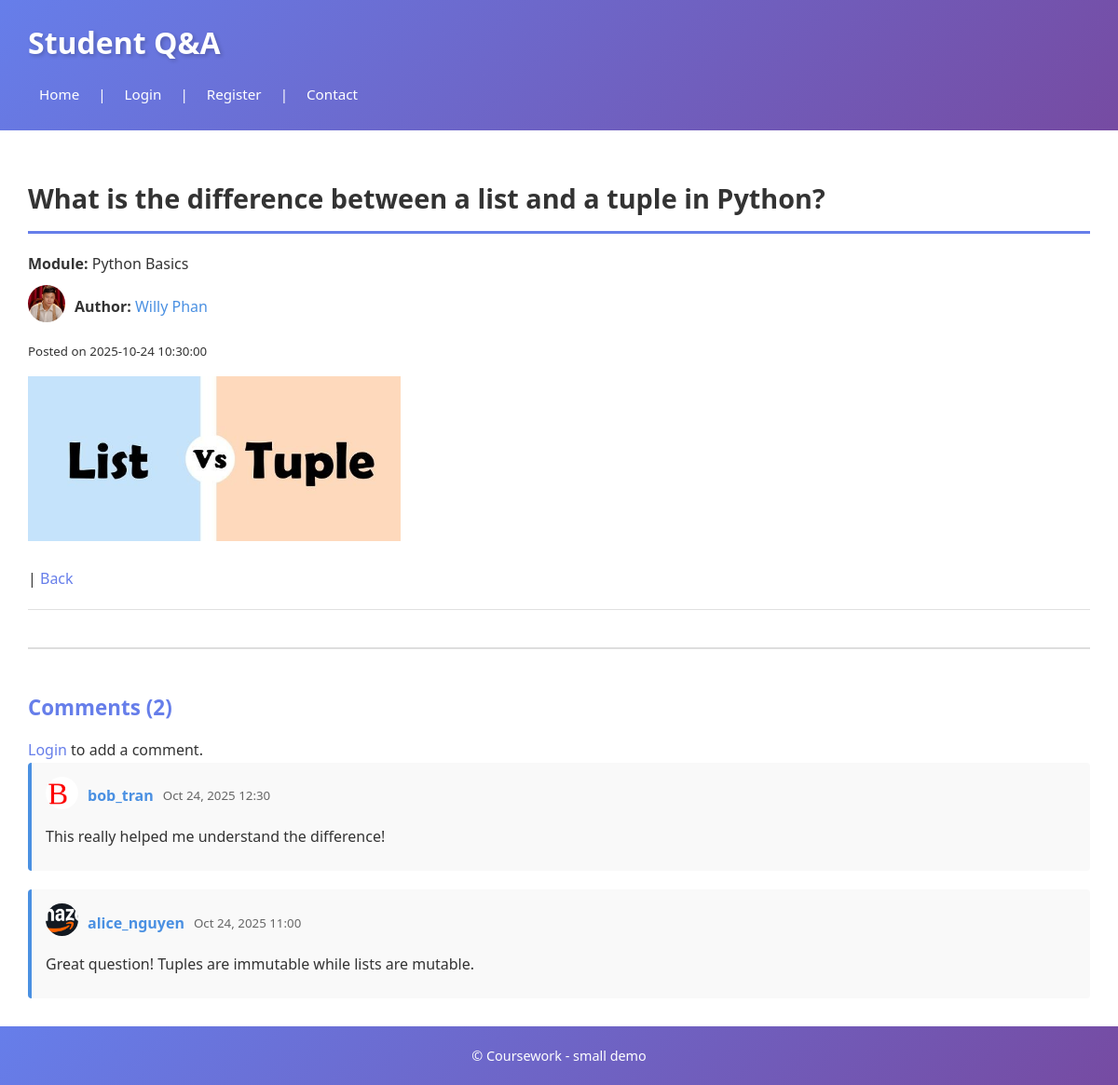
The page /question.php?id=1 on the database its author committed.
### tables this page shows
CREATE TABLE `question` (
  `id` int(11) NOT NULL,
  `text` text NOT NULL,
  `date` datetime NOT NULL,
  `userid` int(11) DEFAULT NULL,
  `moduleid` int(11) DEFAULT NULL,
  `img` varchar(255) DEFAULT NULL
);

CREATE TABLE `module` (
  `id` int(11) NOT NULL,
  `name` varchar(100) NOT NULL
);

CREATE TABLE `user` (
  `id` int(11) NOT NULL,
  `username` varchar(100) NOT NULL,
  `name` varchar(100) NOT NULL,
  `email` varchar(100) NOT NULL,
  `password` varchar(255) NOT NULL,
  `role` enum('user','admin') NOT NULL DEFAULT 'user',
  `avatar` varchar(255) DEFAULT NULL,
  `created_at` datetime NOT NULL DEFAULT current_timestamp()
);

CREATE TABLE `comment` (
  `id` int(11) NOT NULL,
  `text` text NOT NULL,
  `date` datetime NOT NULL DEFAULT current_timestamp(),
  `userid` int(11) NOT NULL,
  `questionid` int(11) NOT NULL
);

### question.php (called while the page is built, shortened)
<?php
require 'includes/DatabaseConnection.php';
require 'includes/DataBaseFunctions.php';
$question = getQuestion($pdo, $_GET['id']);
$comments = getCommentsByQuestion($pdo, $_GET['id']);
include 'templates/question_view.php';
include 'templates/layout.php';
?>

### includes/DataBaseFunctions.php (called while the page is built, shortened)
<?php
function isLoggedIn() {
    return isset($_SESSION['user']);
}
function query($pdo, $sql, $params = []) {
    $stmt = $pdo->prepare($sql);
    $stmt->execute($params);
    return $stmt;
}
function getQuestion($pdo, $id) {
    $sql = "SELECT q.*, m.name AS modulename, u.name AS name, u.username AS username, u.avatar
            FROM question q
            LEFT JOIN module m ON q.moduleid = m.id
            LEFT JOIN `user` u ON q.userid = u.id
            WHERE q.id = :id";
    return query($pdo, $sql, [':id' => $id])->fetch();
}
function getCommentsByQuestion($pdo, $questionid) {
    $sql = "SELECT c.id, c.text, c.date, c.userid, u.name AS name, u.username AS username, u.avatar
            FROM comment c
            LEFT JOIN `user` u ON c.userid = u.id
            WHERE c.questionid = :questionid
            ORDER BY c.date DESC";
    return query($pdo, $sql, [':questionid' => $questionid])->fetchAll();
}
?>

### templates/question_view.php (the view, shortened to what this page needs)
<article>
    <h2><?=htmlspecialchars($question['text'])?></h2>
    <p><strong>Module:</strong> <?=htmlspecialchars($question['modulename'] ?? 'Unassigned')?></p>
    <div style="display:flex; align-items:center; gap:10px; margin:10px 0;">
        <?php if (!empty($question['avatar'])): ?>
            <a href="profile.php?username=<?=htmlspecialchars($question['username'])?>">
                <img src="images/avatars/<?=htmlspecialchars($question['avatar'])?>"
                     style="width:40px; height:40px; border-radius:50%; object-fit:cover;"
                     alt="<?=htmlspecialchars($question['name'])?>">
            </a>
        <?php endif; ?>
        <p style="margin:0;">
            <strong>Author:</strong>
            <a href="profile.php?username=<?=htmlspecialchars($question['username'])?>" style="text-decoration:none; color:#4a90e2;">
                <?=htmlspecialchars($question['name'] ?? 'Unknown')?>
            </a>
        </p>
    </div>
    <p><small>Posted on <?=htmlspecialchars($question['date'])?></small></p>
    <?php if (!empty($question['img'])): ?>
        <div style="margin:15px 0;">
            <img src="images/questions/<?=htmlspecialchars($question['img'])?>" style="max-width:400px;" alt="">
        </div>
    <?php endif; ?>
    <p style="margin-top:20px;">
        | <a href="index.php">Back</a>
    </p>
</article>
<div style="margin-top:40px; padding-top:20px; border-top:2px solid #ddd;">
    <h3>Comments (<?=count($comments)?>)</h3>
    <?php if (!isLoggedIn()): ?>
        <p><a href="login.php">Login</a> to add a comment.</p>
    <?php else: ?>
        <div style="margin-bottom:30px; padding:15px; background:#f9f9f9; border-radius:4px;">
            <p><a href="addcomment.php?qid=<?=htmlspecialchars($question['id'])?>">Add a Comment</a></p>
        </div>
    <?php endif; ?>
    <?php if (empty($comments)): ?>
        <p>No comments yet.</p>
    <?php else: ?>
        <div style="display:flex; flex-direction:column; gap:20px;">
            <?php foreach ($comments as $c): ?>
                <div style="padding:15px; background:#f9f9f9; border-radius:4px; border-left:4px solid #4a90e2;">
                    <div style="display:flex; align-items:center; gap:10px; margin-bottom:10px;">
                        <?php if (!empty($c['avatar'])): ?>
                            <a href="profile.php?username=<?=htmlspecialchars($c['username'])?>">
                                <img src="images/avatars/<?=htmlspecialchars($c['avatar'])?>"
                                     style="width:35px; height:35px; border-radius:50%; object-fit:cover;"
                                     alt="<?=htmlspecialchars($c['username'])?>">
                            </a>
                        <?php endif; ?>
                        <strong>
                            <a href="profile.php?username=<?=htmlspecialchars($c['username'])?>" style="text-decoration:none; color:#4a90e2;">
                                <?=htmlspecialchars($c['username'] ?? 'Unknown')?>
                            </a>
                        </strong>
                        <small style="color:#666;"><?=htmlspecialchars(date('M d, Y H:i', strtotime($c['date'])))?></small>
                    </div>
                    <p style="margin:10px 0; line-height:1.5;"><?=htmlspecialchars($c['text'])?></p>
                </div>
            <?php endforeach; ?>
        </div>
    <?php endif; ?>
</div>

### styles.css (style rules this page uses)
* { margin: 0; padding: 0; box-sizing: border-box; }
body { font-family: 'Segoe UI', Tahoma, Geneva, Verdana, sans-serif; color: #333; line-height: 1.6; min-height: 100vh; background: linear-gradient(135deg, #667eea 0%, #764ba2 25%, #f093fb 50%, #4facfe 75%, #00f2fe 100%); background-size: 400% 400%; animation: gradientShift 15s ease infinite; position: relative; }
img { max-width: 100%; height: auto; }
a { color: #667eea; text-decoration: none; transition: color 0.3s ease; }
h2 { margin-top: 0; color: #333; border-bottom: 3px solid #667eea; padding-bottom: 12px; margin-bottom: 20px; font-size: 1.8em; }
h3 { color: #667eea; margin-top: 25px; margin-bottom: 15px; font-size: 1.4em; }
article { border-bottom: 1px solid #e0e0e0; padding: 20px 0; }

### rows shown on the page
question: text "What is the difference between a list and a tuple in Python?", moduleid.name "Python Basics", userid.avatar (picture), userid.name "Willy Phan", date "2025-10-24 10:30:00", img (picture)
comment: userid.avatar (picture), userid.username "bob_tran", date "Oct 24, 2025 12:30", text "This really helped me understand the difference!"
comment: userid.avatar (picture), userid.username "alice_nguyen", date "Oct 24, 2025 11:00", text "Great question! Tuples are immutable while lists are mutable."

### other values the page prints
count($comments) "2"
